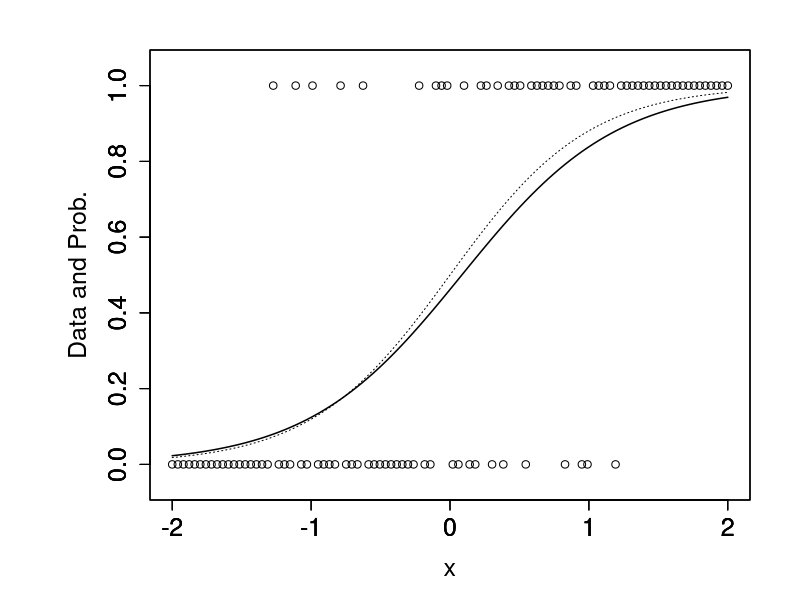

Source code (R):
# コード4.2
lr_train <- function(X, y, beta, itmax) {
  for(it in 1:itmax) { # 学習のループ
    eta <- as.vector(1 / (1 + exp(-X %*% beta)))
    d <- (y - eta)
    score <- t(X) %*% d
    W <- diag(eta * (eta - 1))
    hessian <- t(X) %*% W %*%X
    dbeta <- solve(hessian) %*% score # 更新量の計算
    beta <- beta - dbeta # 更新式の計算
  }
  return(beta)
}
# コード4.3
# サンプルの生成
set.seed(2017)
n <- 100 
x <- (0:(n - 1)) / (n - 1) * 4 - 2 
tbeta <- c(0, 2) 
p <- 1/(1 + exp(-(tbeta[1] + tbeta[2] * x)))
y <- rbinom(n, 1, prob = p)
# lr_train による学習
beta <- runif(2, -1, 1) # 初期値
itmax <- 10 # 繰り返し回数
X <- cbind(rep(1, n), x) # デザイン行列
beta <- lr_train(X, y, beta, itmax) 
# サンプル，真の条件付き確率および推定した条件付き確率の描画
ep <- 1 / (1 + exp(-(beta[1] + beta[2] * x)))
par(omi = c(0, 0, 0, 0))
par(mai = c(1.0, 1.5, 0.5, 0.5))
par(ps = 18)
xlim <- c(-2, 2)
ylim <- c(-0.05, 1.05)
plot(x, y, xlim = xlim, ylim = ylim, xlab = "x", ylab = "Data and Prob.")
par(new = T)
plot(x, p, type = "l", lty = "dotted", lwd = 1.0, xlim = xlim, ylim = ylim, ann = F)
par(new = T)
plot(x, ep, type = "l", lwd = 1.5, xlim = xlim, ylim = ylim, ann = F)
